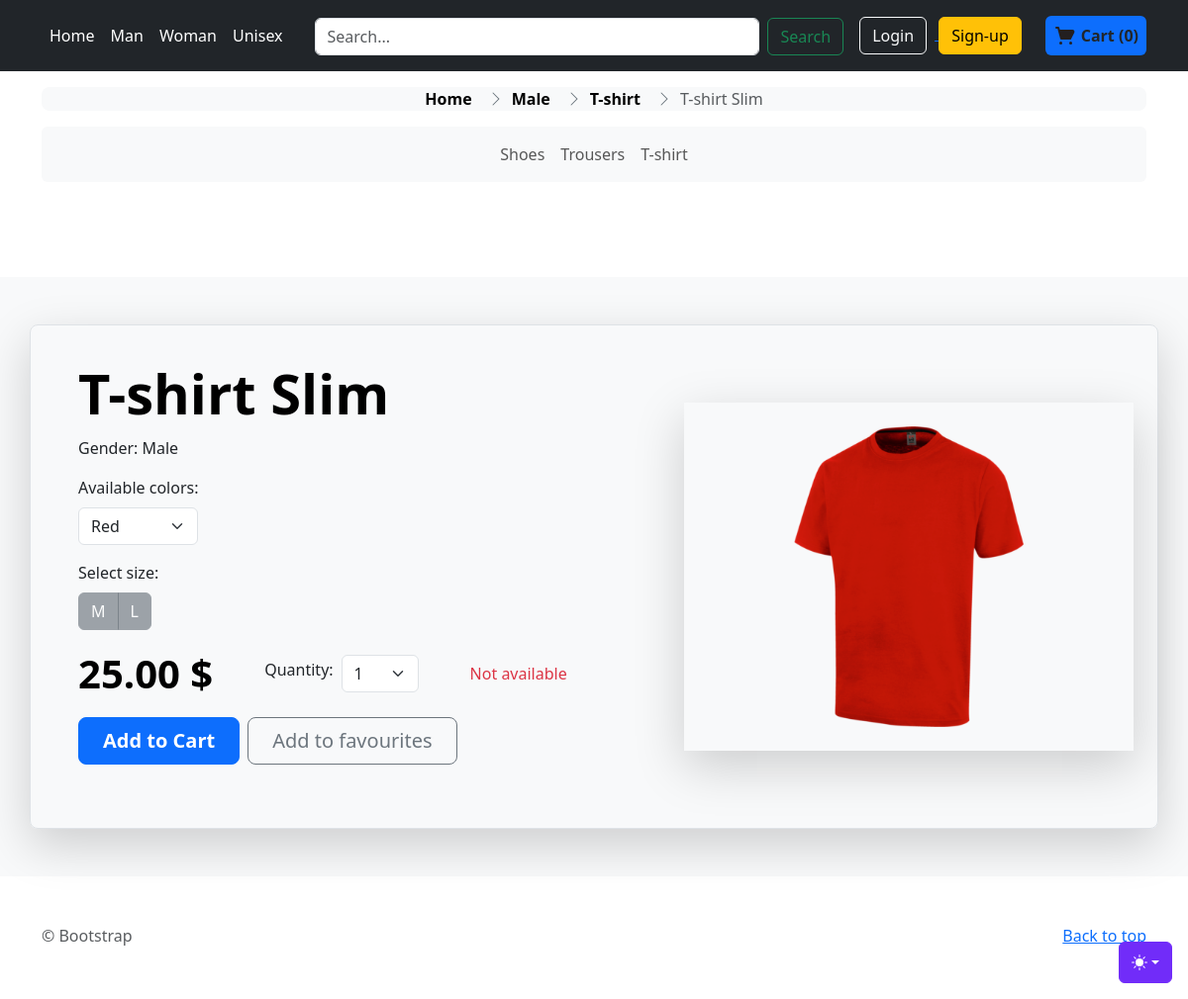
Page /Male/T-shirt/product/9 on the earlier database version.
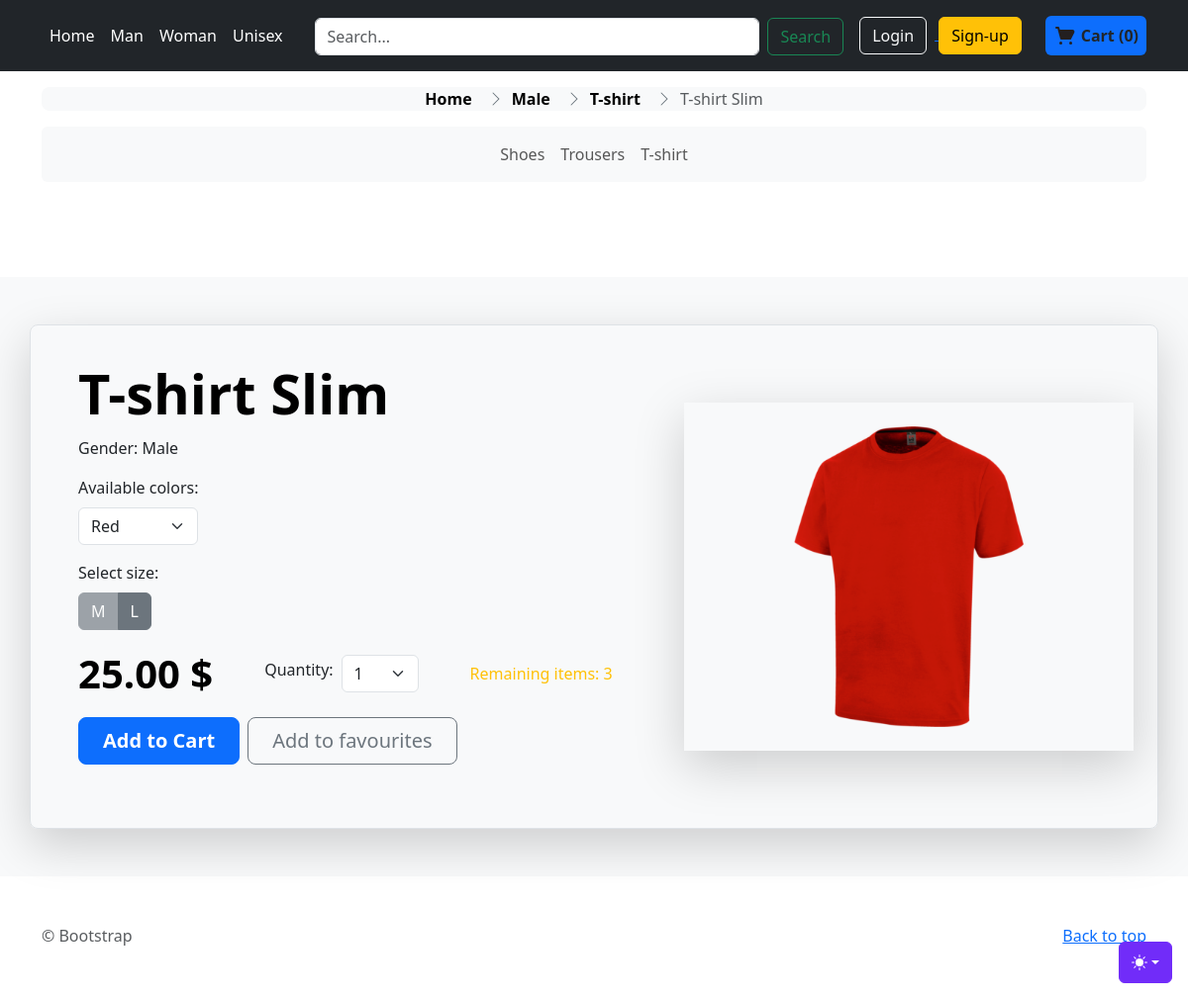
Same page on the later database version.
### store/models.py (models this page shows, shortened)
class Product(models.Model):
    VARIANTS = (
        ('None', 'None'),
        ('Size', 'Size'),
        ('Color', 'Color'),
        ('Size-Color', 'Size-Color'),
    )
    GENDERS = (
        ('Male', 'Male'),
        ('Female', 'Female'),
        ('Unisex', 'Unisex')
    )
    name = models.CharField(max_length=255, null=False, blank=False)
    slug = models.SlugField(null=False, unique=True)
    category = models.ForeignKey(Category, null=True, blank=True, on_delete=models.CASCADE)
    description = models.TextField(null=True, blank=True)
    base_price = models.DecimalField(max_digits=10, decimal_places=2, null=False,blank=False)
    variant = models.CharField(max_length=10, choices=VARIANTS, default='None')
    date_added = models.DateTimeField(auto_now_add=True, null=True)
    gender = models.CharField(max_length=10, choices=GENDERS, default='Unisex')

class ProductVariant(models.Model):
    title = models.CharField(max_length=100, blank=True, null=True)
    product = models.ForeignKey(Product, on_delete=models.CASCADE)
    color = models.ForeignKey(Color, on_delete=models.CASCADE, blank=True, null=True)
    size = models.ForeignKey(Size, on_delete=models.CASCADE, blank=True, null=True)
    image_id = models.ForeignKey(Image, blank=True, null=True,on_delete=models.CASCADE)
    price = models.DecimalField(max_digits=12, decimal_places=2, default=0)
    quantity = models.IntegerField(default=1,null=False)
    purchased = models.PositiveIntegerField(default=0, null=False, blank=True)

class Category(models.Model):
    name = models.CharField(max_length=255)
    category_slug = models.SlugField(null=False, unique=True)

class Size(models.Model):
    size_name = models.CharField(max_length=100)

class Image(models.Model):
    name = models.CharField(max_length=50, blank=True)
    product=models.ForeignKey(Product, on_delete=models.CASCADE)
    image = models.ImageField(blank=True, upload_to='static/images/')

### store/views.py (the view)
# urls.py: path('<str:gen>/<str:category>/product/<int:id>', views.product_detail, name='product-detail'),
def product_detail(request, gen, category, id):
    product = get_object_or_404(ProductVariant, id=id)
    base_product_id = product.product.id
    product_colors = (ProductVariant.objects.filter(product_id=base_product_id).values('color_id').distinct())
    colors = Color.objects.filter(id__in=product_colors).all()
    product_sizes = (ProductVariant.objects.filter(product_id=base_product_id).values('size_id').distinct())
    sizes = Size.objects.filter(id__in=product_sizes).all()
    data = {
        'product': product,
        'gender': gen,
        'category_slug': category,
        'category_name': category.capitalize(),
        'sizes': sizes,
        'colors': colors,
        'quantities': [i+1 for i in range(1, 19, 1)],
        'blocked_sizes': exclude_sizes(base_product_id,product.color),
    }
    return render(request, 'store/product-detail.html', data | header_data(request))

### order/models.py (called while the page is built)
    def total_items(self):
        return sum(item.quantity for item in self.cartitem_set.all())

    def total_price(self):
        total = 0
        for item in self.cartitem_set.all():
            total += item.quantity * item.product.price
        return total

### order/views.py (called while the page is built)
def get_or_create_cart(request):
    if request.user.is_authenticated:
        cart, created = Cart.objects.get_or_create(user=request.user)
    else:
        session_cart_id = request.session.get('cart_id')
        if session_cart_id:
            cart, created = Cart.objects.get_or_create(session_id=session_cart_id)
        else:
            cart = Cart.objects.create(session_id=str(uuid.uuid4()))
            request.session['cart_id'] = cart.session_id
    return cart

def get_cart_products(cart):
    cart_items = CartItem.objects.filter(cart=cart).select_related('product')
    cart_products = [
        {
            'product_id': item.product.id,
            'name': item.product.title,
            'price': item.product.price,
            'quantity': item.quantity,
            'size': item.product.size.size_name,
            'color': item.product.color.color_name
        } for item in cart_items
    ]
    return cart_products

def cart_info(request):
    cart = get_or_create_cart(request)
    data_response = {
        'cart_products': get_cart_products(cart),
        'total_items': cart.total_items(),
        'total_price': cart.total_price()
    }
    return data_response

### store/views.py (called while the page is built)
def header_data(request):
    cart = get_or_create_cart(request)
    cart_items = CartItem.objects.filter(cart=cart).select_related('product')
    cart_products = [
        {
            'product_id': item.product.id,
            'name': item.product.title,
            'price': item.product.price,
            'quantity': item.product.quantity
        } for item in cart_items
    ]
    cart_product_ids = [item['product_id'] for item in cart_products]
    categories = Category.objects.all()
    data = {
        'cart_products': cart_products,
        'cart_product_ids': cart_product_ids,
        'total_items': cart.total_items(),
        'total_price': cart.total_price(),
        'genders': [gender[0] for gender in Product.GENDERS],
        'categories': categories
    }
    return data

### templates/store/product-detail.html (shortened to what this page needs)
{% extends 'store/store.html' %}
{% load static %}
{% block breadcrumb %}
    <li class="breadcrumb-item active" aria-current="page">
          {{ product.product.name }}
    </li>
{% endblock breadcrumb %}
{% block content %}
    <div class="row p-4 align-items-center rounded-3 border shadow-lg product_data">
      <div class="col-lg-7 p-3 p-lg-4 pt-lg-3">
        <h1 class="display-4 fw-bold lh-1 text-body-emphasis mb-3">{{ product.product.name }}</h1>
        <p class="">Gender: {{ product.product.gender }}</p>
        <div class="d-flex flex-column">
            {% if colors %}
            <div class="mb-3 me-3 fit-content">
                <label for="select-color" class="form-label">Available colors: </label>
                <select class="form-select " id="select-color">
                    {% for color in colors %}
                        {% if product.color.id == color.id %}
                        <option selected="" value="{{ color.id }}">{{ color.color_name }}</option>
                        {% else %}
                        <option value="{{ color.id }}">{{ color.color_name }}</option>
                        {% endif %}
                    {% endfor %}
                </select>
              </div>
            {%  endif %}
            {% if sizes %}
            <div class="d-flex flex-column">
                <span class="form-label">Select size:</span>
                <div class="fit-content d-flex align-items-center btn-group  flex-wrap">
                    {% for size in sizes %}
                            <label class="btn btn-secondary" for="size_{{ size.id }}">{{ size.size_name }}</label>
                    {% endfor %}
                  </div>
            </div>
            {% endif %}
        </div>
        <div class="d-flex my-4 align-content-center align-items-center flex-wrap">
            <div class="align-content-center display-6 fw-bold lh-1 text-body-emphasis me-5">
                 <span id="product-price">{{ product.price }}</span> <span> $</span>
            </div>
            <div class="me-5 fit-content d-flex align-items-center">
                <label for="select-quantity" class="form-label mx-1">Quantity: </label>
                <select class="form-select mx-1" id="select-quantity">
                  <option selected="" value="1">1</option>
                </select>
              </div>
            <div class="align-content-center align-items-center ">
            {% if product.quantity <= 0 %}
                <span class="text-danger">Not available</span>
            {% elif product.quantity <= 10 %}
                <span class="text-warning">Remaining items: </span> <span class="text-warning" id="product-quantity">{{ product.quantity }}</span>
            {% else %}
                <span class="text-success">In stock</span>
            {% endif %}
        </div>
        </div>
        <div class="d-grid gap-2 d-md-flex justify-content-between mb-4 mb-lg-3">
            <div class="d-flex ">
          <button type="button" class="btn btn-primary btn-lg px-4 me-2 fw-bold add-to-cart">Add to Cart</button>
          <button type="button" class="btn btn-outline-secondary btn-lg px-4">Add to favourites</button>
            </div>
        </div>
      </div>
      <div class="col-lg-5 p-0 overflow-hidden shadow-lg">
           <img class="rounded-lg-3 w-100 p-4" src="{{ product.image_id.image.url }}" alt="" id="product-image">
      </div>
    </div>
{% endblock content %}

### templates/store/store.html (shortened to what this page needs)
{% extends 'store/index.html' %}
{% load static %}
{% block styles %}
<link href="{%  static 'assets/dist/css/breadcrumbs.css' %}" rel="stylesheet">
<link rel="stylesheet" href="https://cdn.jsdelivr.net/npm/@docsearch/css@3">
<link href="{%  static 'assets/dist/css/bootstrap.min.css' %}" rel="stylesheet">
{% endblock styles %}
{% block categories %}
  <section class="pt-3 pb-5 text-center container">
        <div class="row pb-lg-5">
      <div class="mx-auto">
        <nav aria-label="breadcrumb">
    <ol class="breadcrumb breadcrumb-chevron p-1 bg-body-tertiary rounded-3 justify-content-center ">
      <li class="breadcrumb-item">
        <a class="link-body-emphasis fw-semibold text-decoration-none" href="{% url 'store:home' %}">Home</a>
      </li>
     <li class="breadcrumb-item">
        <a class="link-body-emphasis fw-semibold text-decoration-none" href="{% url 'store:gender-store' gen=gender %}">{{ gender }}</a>
      </li>
        {% if category_name %}
            <li class="breadcrumb-item">
                <a class="link-body-emphasis fw-semibold text-decoration-none" href="{% url 'store:category' gen=gender category=category_slug %}">{{ category_name }}</a>
              </li>
        {% endif %}
    {% block breadcrumb %}{% endblock breadcrumb %}
    </ol>
  </nav>
          <nav class="navbar navbar-expand-lg bg-body-tertiary rounded" aria-label="Thirteenth navbar example">
      <div class="container-fluid justify-content-center">
        <div class="collapse navbar-collapse d-lg-flex justify-content-center" id="navbarsExample11">
          <ul class="navbar-nav col-lg-6 justify-content-lg-center">
            {% for category in categories %}
                <li class="nav-item">
                    <a class="nav-link" href="{% url 'store:category' gen=gender category=category.category_slug %}">{{ category.name }}</a>
                </li>
            {% endfor %}
          </ul>
        </div>
      </div>
    </nav>
      </div>
    </div>
  </section>
{% endblock categories %}

### templates/store/index.html (shortened to what this page needs)
{% load static %}
<!doctype html>
<html lang="en" data-bs-theme="auto">
  <head><script src="{% static 'assets/js/color-modes.js' %}"></script>
    <link rel="stylesheet" href="https://cdn.jsdelivr.net/npm/@docsearch/css@3">
<link href="{%  static 'assets/dist/css/bootstrap.min.css' %}" rel="stylesheet">
<link href="{%  static 'assets/dist/css/store.css' %}" rel="stylesheet">
      {% block styles %}
      {% endblock styles %}
  </head>
  <body>
    <div class="dropdown position-fixed bottom-0 end-0 mb-3 me-3 bd-mode-toggle">
      <button class="btn btn-bd-primary py-2 dropdown-toggle d-flex align-items-center"
              id="bd-theme"
              type="button"
              aria-expanded="false"
              data-bs-toggle="dropdown"
              aria-label="Toggle theme (auto)">
        <svg class="bi my-1 theme-icon-active" width="1em" height="1em"><use href="#circle-half"></use></svg>
      </button>
    </div>
  <header class="p-3 text-bg-dark">
    <div class="container">
      <div class="d-flex flex-wrap align-items-center justify-content-between">
        <ul class="nav col-12 col-lg-auto mb-2 justify-content-center mb-md-0">
            <li><a href="{% url 'store:home' %}" class="nav-link px-2 text-white">Home</a></li>
            <li><a href="{% url 'store:gender-store' 'Male' %}" class="nav-link px-2 text-white">Man</a></li>
            <li><a href="{% url 'store:gender-store' 'Female' %}" class="nav-link px-2 text-white">Woman</a></li>
            <li><a href="{% url 'store:gender-store' 'Unisex' %}" class="nav-link px-2 text-white">Unisex</a></li>
        </ul>
        <form method="GET" action="{% url 'store:search' %}" class="m-auto col-lg-auto mb-3 mb-lg-0 me-lg-3 flex-grow-1 mx-4" role="search">
            <div class="d-flex">
                <input class="form-control me-2" type="search" placeholder="Search..." aria-label="Search" name="searched">
                <button class="btn btn-outline-success" type="submit">Search</button>
            </div>
        </form>
      <div class="m-auto d-flex justify-content-between align-items-center">
          {% if user.is_authenticated %}
            <div class="dropdown text-end me-4">
          <a href="#" class="d-block link-body-emphasis text-decoration-none dropdown-toggle text-white" data-bs-toggle="dropdown" aria-expanded="false">
              {% if user.first_name %}
                Hi, {{ user.first_name }}!
              {% else %}
                Hi, {{ user.username }}!
              {% endif %}
          </a>
          <ul class="dropdown-menu text-small" style="">
            <li><a class="dropdown-item" href="{% url 'order:orders' %}">Orders</a></li>
            <li><a class="dropdown-item" href="{% url 'accounts:profile' %}">Profile</a></li>
            <li><hr class="dropdown-divider"></li>
            <li><a class="dropdown-item text-danger" href="{% url 'accounts:logout' %}">Log out</a></li>
          </ul>
        </div>
          {% else %}
            <div class="text-end">
            <a href="{% url 'accounts:login' %}">
              <button type="button" class="btn btn-outline-light me-2">Login</button>
            </a>
            <a href="{% url 'accounts:sign-up' %}">
                <button type="button" class="btn btn-warning me-4">Sign-up</button>
            </a>
        </div>
          {% endif %}
<div class="d-flex justify-content-center align-items-center rounded bg-primary p-2">
    <a href="{% url 'order:cart-overview' %}" class="d-flex justify-content-center text-decoration-none align-items-center" style="width: 100%; height: 100%;">
        <span class="ml-1 fw-bold text-dark" id="cart-total">
            Cart ({{ total_items }})
        </span>
    </a>
</div>
      </div>
      </div>
    </div>
  </header>
<main>
    {% block categories %}{% endblock categories %}
  <div class="album py-5 bg-body-tertiary">
    <div class="container">
        {% block content %}{% endblock content %}
    </div>
  </div>
</main>
<footer class="text-body-secondary py-5">
  <div class="container">
    <p class="float-end mb-1">
      <a href="#">Back to top</a>
    </p>
    <p class="mb-1"> &copy; Bootstrap</p>
  </div>
</footer>
    </body>
</html>

### templates/store/index.html (style rules this page uses)
.bi { vertical-align: -.125em; fill: currentColor; }
.btn-bd-primary { --bd-violet-bg: #712cf9; --bd-violet-rgb: 112.520718, 44.062154, 249.437846; --bs-btn-font-weight: 600; --bs-btn-color: var(--bs-white); --bs-btn-bg: var(--bd-violet-bg); --bs-btn-border-color: var(--bd-violet-bg); --bs-btn-hover-color: var(--bs-white); --bs-btn-hover-bg: #6528e0; --bs-btn-hover-border-color: #6528e0; --bs-btn-focus-shadow-rgb: var(--bd-violet-rgb); --bs-btn-active-color: var(--bs-btn-hover-color); --bs-btn-active-bg: #5a23c8; --bs-btn-active-border-color: #5a23c8; }
.bd-mode-toggle { z-index: 1500; }

Differences in the rows shown:
changed ProductVariant "T-shirt Slim": quantity (not shown) → "3"
Other differences:
text no longer shown: "Not available"
text now shown: "Remaining items:"
